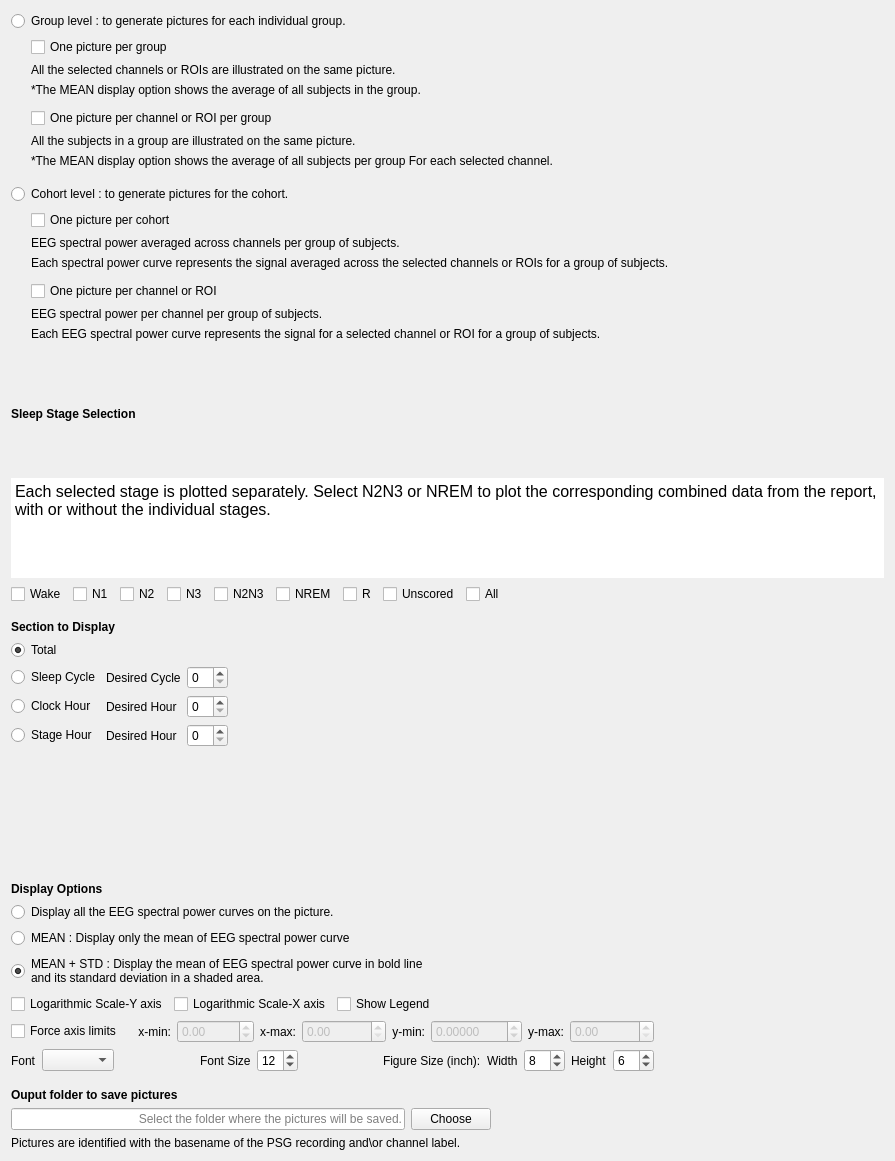
<?xml version="1.0" encoding="UTF-8"?>
<ui version="4.0">
 <class>OutputFiles</class>
 <widget class="QWidget" name="OutputFiles">
  <property name="geometry">
   <rect>
    <x>0</x>
    <y>0</y>
    <width>895</width>
    <height>1161</height>
   </rect>
  </property>
  <property name="windowTitle">
   <string/>
  </property>
  <layout class="QVBoxLayout" name="verticalLayout_5">
   <item>
    <layout class="QVBoxLayout" name="verticalLayout_8">
     <item>
      <layout class="QVBoxLayout" name="verticalLayout_10">
       <item>
        <widget class="QRadioButton" name="radioButton_report_level">
         <property name="font">
          <font>
           <italic>false</italic>
           <bold>false</bold>
          </font>
         </property>
         <property name="text">
          <string>Group level : to generate pictures for each individual group.</string>
         </property>
         <attribute name="buttonGroup">
          <string notr="true">buttonGroup_level</string>
         </attribute>
        </widget>
       </item>
       <item>
        <layout class="QHBoxLayout" name="horizontalLayout">
         <item>
          <spacer name="horizontalSpacer_2">
           <property name="orientation">
            <enum>Qt::Orientation::Horizontal</enum>
           </property>
           <property name="sizeType">
            <enum>QSizePolicy::Policy::Fixed</enum>
           </property>
           <property name="sizeHint" stdset="0">
            <size>
             <width>20</width>
             <height>20</height>
            </size>
           </property>
          </spacer>
         </item>
         <item>
          <layout class="QVBoxLayout" name="verticalLayout">
           <item>
            <widget class="QCheckBox" name="checkBox_group_avg">
             <property name="font">
              <font>
               <italic>false</italic>
               <bold>false</bold>
              </font>
             </property>
             <property name="toolTip">
              <string/>
             </property>
             <property name="text">
              <string>One picture per group</string>
             </property>
            </widget>
           </item>
           <item>
            <widget class="QLabel" name="label_9">
             <property name="text">
              <string>&lt;html&gt;&lt;head/&gt;&lt;body&gt;&lt;p&gt;All the selected channels or ROIs are illustrated on the same picture.&lt;/p&gt;&lt;/body&gt;&lt;/html&gt;</string>
             </property>
            </widget>
           </item>
           <item>
            <widget class="QLabel" name="label_2">
             <property name="text">
              <string>&lt;html&gt;&lt;head/&gt;&lt;body&gt;&lt;p&gt;*The MEAN display option shows the average of all subjects in the group.&lt;/p&gt;&lt;/body&gt;&lt;/html&gt;</string>
             </property>
            </widget>
           </item>
           <item>
            <spacer name="verticalSpacer_6">
             <property name="orientation">
              <enum>Qt::Orientation::Vertical</enum>
             </property>
             <property name="sizeType">
              <enum>QSizePolicy::Policy::Fixed</enum>
             </property>
             <property name="sizeHint" stdset="0">
              <size>
               <width>20</width>
               <height>5</height>
              </size>
             </property>
            </spacer>
           </item>
           <item>
            <widget class="QCheckBox" name="checkBox_group_sel">
             <property name="enabled">
              <bool>true</bool>
             </property>
             <property name="font">
              <font>
               <italic>false</italic>
               <bold>false</bold>
              </font>
             </property>
             <property name="toolTip">
              <string/>
             </property>
             <property name="text">
              <string>One picture per channel or ROI per group</string>
             </property>
            </widget>
           </item>
           <item>
            <widget class="QLabel" name="label_3">
             <property name="text">
              <string>&lt;html&gt;&lt;head/&gt;&lt;body&gt;&lt;p&gt;All the subjects in a group are illustrated on the same picture.&lt;/p&gt;&lt;/body&gt;&lt;/html&gt;</string>
             </property>
            </widget>
           </item>
           <item>
            <widget class="QLabel" name="label_10">
             <property name="text">
              <string>&lt;html&gt;&lt;head/&gt;&lt;body&gt;&lt;p&gt;*The MEAN display option shows the average of all subjects per group For each selected channel.&lt;/p&gt;&lt;/body&gt;&lt;/html&gt;</string>
             </property>
            </widget>
           </item>
          </layout>
         </item>
        </layout>
       </item>
      </layout>
     </item>
     <item>
      <spacer name="verticalSpacer_3">
       <property name="orientation">
        <enum>Qt::Orientation::Vertical</enum>
       </property>
       <property name="sizeType">
        <enum>QSizePolicy::Policy::Fixed</enum>
       </property>
       <property name="sizeHint" stdset="0">
        <size>
         <width>20</width>
         <height>10</height>
        </size>
       </property>
      </spacer>
     </item>
     <item>
      <layout class="QVBoxLayout" name="verticalLayout_11">
       <property name="sizeConstraint">
        <enum>QLayout::SizeConstraint::SetNoConstraint</enum>
       </property>
       <item>
        <widget class="QRadioButton" name="radioButton_cohort_level">
         <property name="font">
          <font>
           <italic>false</italic>
           <bold>false</bold>
          </font>
         </property>
         <property name="text">
          <string>Cohort level : to generate pictures for the cohort.</string>
         </property>
         <attribute name="buttonGroup">
          <string notr="true">buttonGroup_level</string>
         </attribute>
        </widget>
       </item>
       <item>
        <layout class="QHBoxLayout" name="horizontalLayout_2">
         <item>
          <spacer name="horizontalSpacer">
           <property name="orientation">
            <enum>Qt::Orientation::Horizontal</enum>
           </property>
           <property name="sizeType">
            <enum>QSizePolicy::Policy::Fixed</enum>
           </property>
           <property name="sizeHint" stdset="0">
            <size>
             <width>20</width>
             <height>20</height>
            </size>
           </property>
          </spacer>
         </item>
         <item>
          <layout class="QVBoxLayout" name="verticalLayout_2">
           <item>
            <widget class="QCheckBox" name="checkBox_cohort_avg">
             <property name="text">
              <string>One picture per cohort</string>
             </property>
             <property name="checked">
              <bool>false</bool>
             </property>
            </widget>
           </item>
           <item>
            <widget class="QLabel" name="label_11">
             <property name="text">
              <string>&lt;html&gt;&lt;head/&gt;&lt;body&gt;&lt;p&gt;EEG spectral power averaged across channels per group of subjects.&lt;/p&gt;&lt;/body&gt;&lt;/html&gt;</string>
             </property>
             <property name="wordWrap">
              <bool>false</bool>
             </property>
            </widget>
           </item>
           <item>
            <widget class="QLabel" name="label_19">
             <property name="text">
              <string>&lt;html&gt;&lt;head/&gt;&lt;body&gt;&lt;p&gt;Each spectral power curve represents the signal averaged across the selected channels or ROIs for a group of subjects.&lt;/p&gt;&lt;/body&gt;&lt;/html&gt;</string>
             </property>
             <property name="wordWrap">
              <bool>false</bool>
             </property>
            </widget>
           </item>
           <item>
            <spacer name="verticalSpacer_7">
             <property name="orientation">
              <enum>Qt::Orientation::Vertical</enum>
             </property>
             <property name="sizeType">
              <enum>QSizePolicy::Policy::Fixed</enum>
             </property>
             <property name="sizeHint" stdset="0">
              <size>
               <width>20</width>
               <height>5</height>
              </size>
             </property>
            </spacer>
           </item>
           <item>
            <widget class="QCheckBox" name="checkBox_cohort_sel">
             <property name="enabled">
              <bool>true</bool>
             </property>
             <property name="text">
              <string>One picture per channel or ROI</string>
             </property>
            </widget>
           </item>
           <item>
            <widget class="QLabel" name="label_12">
             <property name="text">
              <string>&lt;html&gt;&lt;head/&gt;&lt;body&gt;&lt;p&gt;EEG spectral power per channel per group of subjects.&lt;/p&gt;&lt;/body&gt;&lt;/html&gt;</string>
             </property>
             <property name="wordWrap">
              <bool>false</bool>
             </property>
            </widget>
           </item>
           <item>
            <widget class="QLabel" name="label_20">
             <property name="text">
              <string>&lt;html&gt;&lt;head/&gt;&lt;body&gt;&lt;p&gt;Each EEG spectral power curve represents the signal for a selected channel or ROI for a group of subjects.&lt;/p&gt;&lt;/body&gt;&lt;/html&gt;</string>
             </property>
             <property name="wordWrap">
              <bool>false</bool>
             </property>
            </widget>
           </item>
          </layout>
         </item>
        </layout>
       </item>
      </layout>
     </item>
     <item>
      <spacer name="verticalSpacer_4">
       <property name="orientation">
        <enum>Qt::Orientation::Vertical</enum>
       </property>
       <property name="sizeType">
        <enum>QSizePolicy::Policy::Fixed</enum>
       </property>
       <property name="sizeHint" stdset="0">
        <size>
         <width>20</width>
         <height>10</height>
        </size>
       </property>
      </spacer>
     </item>
     <item>
      <layout class="QVBoxLayout" name="verticalLayout_7">
       <item>
        <layout class="QGridLayout" name="gridLayout">
         <item row="1" column="0">
          <widget class="QLabel" name="label_8">
           <property name="text">
            <string>&lt;html&gt;&lt;head/&gt;&lt;body&gt;&lt;p&gt;&lt;span style=&quot; font-weight:700;&quot;&gt;Sleep Stage Selection&lt;/span&gt;&lt;/p&gt;&lt;/body&gt;&lt;/html&gt;</string>
           </property>
          </widget>
         </item>
         <item row="2" column="0">
          <widget class="QTextEdit" name="textEdit">
           <property name="minimumSize">
            <size>
             <width>0</width>
             <height>0</height>
            </size>
           </property>
           <property name="maximumSize">
            <size>
             <width>16777215</width>
             <height>100</height>
            </size>
           </property>
           <property name="tabletTracking">
            <bool>false</bool>
           </property>
           <property name="frameShape">
            <enum>QFrame::Shape::NoFrame</enum>
           </property>
           <property name="lineWidth">
            <number>0</number>
           </property>
           <property name="verticalScrollBarPolicy">
            <enum>Qt::ScrollBarPolicy::ScrollBarAlwaysOff</enum>
           </property>
           <property name="horizontalScrollBarPolicy">
            <enum>Qt::ScrollBarPolicy::ScrollBarAlwaysOff</enum>
           </property>
           <property name="readOnly">
            <bool>true</bool>
           </property>
           <property name="html">
            <string>&lt;!DOCTYPE HTML PUBLIC &quot;-//W3C//DTD HTML 4.0//EN&quot; &quot;http://www.w3.org/TR/REC-html40/strict.dtd&quot;&gt;
&lt;html&gt;&lt;head&gt;&lt;meta name=&quot;qrichtext&quot; content=&quot;1&quot; /&gt;&lt;meta charset=&quot;utf-8&quot; /&gt;&lt;style type=&quot;text/css&quot;&gt;
p, li { white-space: pre-wrap; }
hr { height: 1px; border-width: 0; }
li.unchecked::marker { content: &quot;\2610&quot;; }
li.checked::marker { content: &quot;\2612&quot;; }
&lt;/style&gt;&lt;/head&gt;&lt;body style=&quot; font-size:12pt; font-weight:400; font-style:normal;&quot;&gt;
&lt;p style=&quot; margin-top:0px; margin-bottom:0px; margin-left:0px; margin-right:0px; -qt-block-indent:0; text-indent:0px;&quot;&gt;Each selected stage is plotted separately. Select N2N3 or NREM to plot the corresponding combined data from the report, with or without the individual stages.&lt;/p&gt;&lt;/body&gt;&lt;/html&gt;</string>
           </property>
          </widget>
         </item>
        </layout>
       </item>
       <item>
        <layout class="QHBoxLayout" name="horizontalLayout_4">
         <item>
          <widget class="QCheckBox" name="checkBox_Wake">
           <property name="text">
            <string>Wake</string>
           </property>
          </widget>
         </item>
         <item>
          <widget class="QCheckBox" name="checkBox_N1">
           <property name="text">
            <string>N1</string>
           </property>
          </widget>
         </item>
         <item>
          <widget class="QCheckBox" name="checkBox_N2">
           <property name="text">
            <string>N2</string>
           </property>
          </widget>
         </item>
         <item>
          <widget class="QCheckBox" name="checkBox_N3">
           <property name="text">
            <string>N3</string>
           </property>
          </widget>
         </item>
         <item>
          <widget class="QCheckBox" name="checkBox_N2N3">
           <property name="text">
            <string>N2N3</string>
           </property>
          </widget>
         </item>
         <item>
          <widget class="QCheckBox" name="checkBox_NREM">
           <property name="text">
            <string>NREM</string>
           </property>
          </widget>
         </item>
         <item>
          <widget class="QCheckBox" name="checkBox_REM">
           <property name="text">
            <string>R</string>
           </property>
          </widget>
         </item>
         <item>
          <widget class="QCheckBox" name="checkBox_Unscored">
           <property name="text">
            <string>Unscored</string>
           </property>
          </widget>
         </item>
         <item>
          <widget class="QCheckBox" name="checkBox_All">
           <property name="text">
            <string>All</string>
           </property>
          </widget>
         </item>
         <item>
          <spacer name="horizontalSpacer_11">
           <property name="orientation">
            <enum>Qt::Orientation::Horizontal</enum>
           </property>
           <property name="sizeHint" stdset="0">
            <size>
             <width>40</width>
             <height>20</height>
            </size>
           </property>
          </spacer>
         </item>
        </layout>
       </item>
      </layout>
     </item>
     <item>
      <spacer name="verticalSpacer_8">
       <property name="orientation">
        <enum>Qt::Orientation::Vertical</enum>
       </property>
       <property name="sizeType">
        <enum>QSizePolicy::Policy::Fixed</enum>
       </property>
       <property name="sizeHint" stdset="0">
        <size>
         <width>20</width>
         <height>10</height>
        </size>
       </property>
      </spacer>
     </item>
     <item>
      <layout class="QHBoxLayout" name="horizontalLayout_6">
       <item>
        <layout class="QVBoxLayout" name="verticalLayout_6">
         <item>
          <widget class="QLabel" name="label_6">
           <property name="text">
            <string>&lt;html&gt;&lt;head/&gt;&lt;body&gt;&lt;p&gt;&lt;span style=&quot; font-weight:600;&quot;&gt;Section to Display&lt;/span&gt;&lt;/p&gt;&lt;/body&gt;&lt;/html&gt;</string>
           </property>
          </widget>
         </item>
         <item>
          <layout class="QVBoxLayout" name="verticalLayout_4">
           <property name="sizeConstraint">
            <enum>QLayout::SizeConstraint::SetMinimumSize</enum>
           </property>
           <item>
            <layout class="QGridLayout" name="gridLayout_4">
             <item row="2" column="1">
              <widget class="QLabel" name="label_7">
               <property name="text">
                <string>Desired Hour</string>
               </property>
              </widget>
             </item>
             <item row="1" column="1">
              <widget class="QLabel" name="label_17">
               <property name="text">
                <string>Desired Cycle</string>
               </property>
              </widget>
             </item>
             <item row="1" column="0">
              <widget class="QRadioButton" name="radioButton_sleep_cycle">
               <property name="text">
                <string>Sleep Cycle</string>
               </property>
               <attribute name="buttonGroup">
                <string notr="true">buttonGroup_section</string>
               </attribute>
              </widget>
             </item>
             <item row="1" column="2">
              <widget class="QSpinBox" name="spinBox_sleep_cycle"/>
             </item>
             <item row="2" column="2">
              <widget class="QSpinBox" name="spinBox_clock_hour"/>
             </item>
             <item row="3" column="2">
              <widget class="QSpinBox" name="spinBox_stage_hour"/>
             </item>
             <item row="1" column="3">
              <spacer name="horizontalSpacer_4">
               <property name="orientation">
                <enum>Qt::Orientation::Horizontal</enum>
               </property>
               <property name="sizeHint" stdset="0">
                <size>
                 <width>40</width>
                 <height>20</height>
                </size>
               </property>
              </spacer>
             </item>
             <item row="3" column="0">
              <widget class="QRadioButton" name="radioButton_stage_hour">
               <property name="text">
                <string>Stage Hour</string>
               </property>
               <attribute name="buttonGroup">
                <string notr="true">buttonGroup_section</string>
               </attribute>
              </widget>
             </item>
             <item row="0" column="0">
              <widget class="QRadioButton" name="radioButton_total">
               <property name="text">
                <string>Total</string>
               </property>
               <property name="checked">
                <bool>true</bool>
               </property>
               <attribute name="buttonGroup">
                <string notr="true">buttonGroup_section</string>
               </attribute>
              </widget>
             </item>
             <item row="3" column="1">
              <widget class="QLabel" name="label_18">
               <property name="text">
                <string>Desired Hour</string>
               </property>
              </widget>
             </item>
             <item row="2" column="0">
              <widget class="QRadioButton" name="radioButton_clock_hour">
               <property name="text">
                <string>Clock Hour</string>
               </property>
               <attribute name="buttonGroup">
                <string notr="true">buttonGroup_section</string>
               </attribute>
              </widget>
             </item>
             <item row="4" column="0">
              <spacer name="verticalSpacer_2">
               <property name="orientation">
                <enum>Qt::Orientation::Vertical</enum>
               </property>
               <property name="sizeHint" stdset="0">
                <size>
                 <width>20</width>
                 <height>40</height>
                </size>
               </property>
              </spacer>
             </item>
            </layout>
           </item>
          </layout>
         </item>
        </layout>
       </item>
      </layout>
     </item>
     <item>
      <spacer name="verticalSpacer_9">
       <property name="orientation">
        <enum>Qt::Orientation::Vertical</enum>
       </property>
       <property name="sizeType">
        <enum>QSizePolicy::Policy::Fixed</enum>
       </property>
       <property name="sizeHint" stdset="0">
        <size>
         <width>20</width>
         <height>10</height>
        </size>
       </property>
      </spacer>
     </item>
     <item>
      <widget class="QLabel" name="label">
       <property name="text">
        <string>&lt;html&gt;&lt;head/&gt;&lt;body&gt;&lt;p&gt;&lt;span style=&quot; font-weight:600;&quot;&gt;Display Options&lt;/span&gt;&lt;/p&gt;&lt;/body&gt;&lt;/html&gt;</string>
       </property>
      </widget>
     </item>
     <item>
      <layout class="QHBoxLayout" name="horizontalLayout_12">
       <item>
        <layout class="QGridLayout" name="gridLayout_6">
         <item row="3" column="0">
          <layout class="QHBoxLayout" name="horizontalLayout_14">
           <item>
            <widget class="QCheckBox" name="checkBox_force_axis">
             <property name="toolTip">
              <string>Enable this option for consistent axes across all pictures and define the axes limits. Otherwise, the axes are automatically determined based on the data.</string>
             </property>
             <property name="text">
              <string>Force axis limits   </string>
             </property>
            </widget>
           </item>
           <item>
            <widget class="QLabel" name="label_25">
             <property name="text">
              <string>x-min:</string>
             </property>
             <property name="alignment">
              <set>Qt::AlignmentFlag::AlignRight|Qt::AlignmentFlag::AlignTrailing|Qt::AlignmentFlag::AlignVCenter</set>
             </property>
            </widget>
           </item>
           <item>
            <widget class="DecimalSpinBox" name="doubleSpinBox_xmin">
             <property name="enabled">
              <bool>false</bool>
             </property>
             <property name="minimum">
              <double>-100.000000000000000</double>
             </property>
             <property name="maximum">
              <double>10000.000000000000000</double>
             </property>
             <property name="singleStep">
              <double>0.500000000000000</double>
             </property>
            </widget>
           </item>
           <item>
            <widget class="QLabel" name="label_26">
             <property name="text">
              <string>x-max:</string>
             </property>
             <property name="alignment">
              <set>Qt::AlignmentFlag::AlignRight|Qt::AlignmentFlag::AlignTrailing|Qt::AlignmentFlag::AlignVCenter</set>
             </property>
            </widget>
           </item>
           <item>
            <widget class="DecimalSpinBox" name="doubleSpinBox_xmax">
             <property name="enabled">
              <bool>false</bool>
             </property>
             <property name="minimum">
              <double>0.000000000000000</double>
             </property>
             <property name="maximum">
              <double>100000.000000000000000</double>
             </property>
             <property name="singleStep">
              <double>0.500000000000000</double>
             </property>
            </widget>
           </item>
           <item>
            <widget class="QLabel" name="label_27">
             <property name="text">
              <string>y-min:</string>
             </property>
             <property name="alignment">
              <set>Qt::AlignmentFlag::AlignRight|Qt::AlignmentFlag::AlignTrailing|Qt::AlignmentFlag::AlignVCenter</set>
             </property>
            </widget>
           </item>
           <item>
            <widget class="DecimalSpinBox" name="doubleSpinBox_ymin">
             <property name="enabled">
              <bool>false</bool>
             </property>
             <property name="decimals">
              <number>5</number>
             </property>
             <property name="toolTip">
              <string>Enter a positive value for a logarithmic Y axis, for example 0.00001 or 0,00001.</string>
             </property>
             <property name="minimum">
              <double>-10.000000000000000</double>
             </property>
             <property name="maximum">
              <double>1000.000000000000000</double>
             </property>
             <property name="singleStep">
              <double>50.000000000000000</double>
             </property>
            </widget>
           </item>
           <item>
            <widget class="QLabel" name="label_28">
             <property name="text">
              <string>y-max:</string>
             </property>
             <property name="alignment">
              <set>Qt::AlignmentFlag::AlignRight|Qt::AlignmentFlag::AlignTrailing|Qt::AlignmentFlag::AlignVCenter</set>
             </property>
            </widget>
           </item>
           <item>
            <widget class="DecimalSpinBox" name="doubleSpinBox_ymax">
             <property name="enabled">
              <bool>false</bool>
             </property>
             <property name="minimum">
              <double>0.000000000000000</double>
             </property>
             <property name="maximum">
              <double>100000000000000000000.000000000000000</double>
             </property>
             <property name="singleStep">
              <double>50.000000000000000</double>
             </property>
            </widget>
           </item>
          </layout>
         </item>
         <item row="1" column="0">
          <layout class="QVBoxLayout" name="verticalLayout_13">
           <item>
            <widget class="QRadioButton" name="radioButton_all">
             <property name="text">
              <string>Display all the EEG spectral power curves on the picture.</string>
             </property>
             <attribute name="buttonGroup">
              <string notr="true">buttonGroup_display</string>
             </attribute>
            </widget>
           </item>
           <item>
            <widget class="QRadioButton" name="radioButton_mean">
             <property name="text">
              <string>MEAN : Display only the mean of EEG spectral power curve</string>
             </property>
             <attribute name="buttonGroup">
              <string notr="true">buttonGroup_display</string>
             </attribute>
            </widget>
           </item>
           <item>
            <widget class="QRadioButton" name="radioButton_meanstd">
             <property name="sizePolicy">
              <sizepolicy hsizetype="Minimum" vsizetype="Fixed">
               <horstretch>0</horstretch>
               <verstretch>0</verstretch>
              </sizepolicy>
             </property>
             <property name="minimumSize">
              <size>
               <width>0</width>
               <height>0</height>
              </size>
             </property>
             <property name="text">
              <string>MEAN + STD : Display the mean of EEG spectral power curve in bold line
and its standard deviation in a shaded area.</string>
             </property>
             <property name="checked">
              <bool>true</bool>
             </property>
             <attribute name="buttonGroup">
              <string notr="true">buttonGroup_display</string>
             </attribute>
            </widget>
           </item>
          </layout>
         </item>
         <item row="2" column="0">
          <layout class="QHBoxLayout" name="horizontalLayout_13">
           <item>
            <widget class="QCheckBox" name="checkBox_log_y">
             <property name="text">
              <string>Logarithmic Scale-Y axis</string>
             </property>
            </widget>
           </item>
           <item>
            <widget class="QCheckBox" name="checkBox_log_x">
             <property name="text">
              <string>Logarithmic Scale-X axis</string>
             </property>
            </widget>
           </item>
           <item>
            <widget class="QCheckBox" name="checkBox_legend">
             <property name="text">
              <string>Show Legend</string>
             </property>
             <property name="checked">
              <bool>false</bool>
             </property>
            </widget>
           </item>
           <item>
            <spacer name="horizontalSpacer_9">
             <property name="orientation">
              <enum>Qt::Orientation::Horizontal</enum>
             </property>
             <property name="sizeHint" stdset="0">
              <size>
               <width>40</width>
               <height>20</height>
              </size>
             </property>
            </spacer>
           </item>
          </layout>
         </item>
         <item row="4" column="0">
          <layout class="QHBoxLayout" name="horizontalLayout_disp">
           <item>
            <widget class="QLabel" name="label_13">
             <property name="text">
              <string>Font</string>
             </property>
            </widget>
           </item>
           <item>
            <widget class="QComboBox" name="fontComboBox">
             <property name="toolTip">
              <string>Only font families available in both Qt and Matplotlib are listed. If a saved font is unavailable, select another font for the PDF.</string>
             </property>
             <property name="editable">
              <bool>false</bool>
             </property>
            </widget>
           </item>
           <item>
            <spacer name="horizontalSpacer_5">
             <property name="orientation">
              <enum>Qt::Orientation::Horizontal</enum>
             </property>
             <property name="sizeHint" stdset="0">
              <size>
               <width>40</width>
               <height>20</height>
              </size>
             </property>
            </spacer>
           </item>
           <item>
            <widget class="QLabel" name="label_FontSize">
             <property name="text">
              <string>Font Size</string>
             </property>
            </widget>
           </item>
           <item>
            <widget class="QSpinBox" name="spinBox_fontsize">
             <property name="value">
              <number>12</number>
             </property>
            </widget>
           </item>
           <item>
            <spacer name="horizontalSpacer_6">
             <property name="orientation">
              <enum>Qt::Orientation::Horizontal</enum>
             </property>
             <property name="sizeHint" stdset="0">
              <size>
               <width>40</width>
               <height>20</height>
              </size>
             </property>
            </spacer>
           </item>
           <item>
            <widget class="QLabel" name="label_14">
             <property name="text">
              <string>Figure Size (inch):</string>
             </property>
            </widget>
           </item>
           <item>
            <widget class="QLabel" name="label_16">
             <property name="text">
              <string>Width</string>
             </property>
            </widget>
           </item>
           <item>
            <widget class="QSpinBox" name="spinBox_figwidth">
             <property name="toolTip">
              <string>PDF page width in inches. Increase it if the labels or legend do not fit.</string>
             </property>
             <property name="minimum">
              <number>1</number>
             </property>
             <property name="value">
              <number>8</number>
             </property>
            </widget>
           </item>
           <item>
            <widget class="QLabel" name="label_15">
             <property name="text">
              <string>Height</string>
             </property>
            </widget>
           </item>
           <item>
            <widget class="QSpinBox" name="spinBox_figheight">
             <property name="toolTip">
              <string>PDF page height in inches. Increase it if the labels or legend do not fit.</string>
             </property>
             <property name="minimum">
              <number>1</number>
             </property>
             <property name="value">
              <number>6</number>
             </property>
            </widget>
           </item>
          </layout>
         </item>
        </layout>
       </item>
       <item>
        <spacer name="horizontalSpacer_7">
         <property name="orientation">
          <enum>Qt::Orientation::Horizontal</enum>
         </property>
         <property name="sizeHint" stdset="0">
          <size>
           <width>40</width>
           <height>20</height>
          </size>
         </property>
        </spacer>
       </item>
      </layout>
     </item>
     <item>
      <spacer name="verticalSpacer_5">
       <property name="orientation">
        <enum>Qt::Orientation::Vertical</enum>
       </property>
       <property name="sizeType">
        <enum>QSizePolicy::Policy::Fixed</enum>
       </property>
       <property name="sizeHint" stdset="0">
        <size>
         <width>20</width>
         <height>10</height>
        </size>
       </property>
      </spacer>
     </item>
     <item>
      <layout class="QVBoxLayout" name="verticalLayout_9">
       <item>
        <widget class="QLabel" name="label_4">
         <property name="text">
          <string>&lt;html&gt;&lt;head/&gt;&lt;body&gt;&lt;p&gt;&lt;span style=&quot; font-weight:600;&quot;&gt;Ouput folder to save pictures&lt;/span&gt;&lt;/p&gt;&lt;/body&gt;&lt;/html&gt;</string>
         </property>
        </widget>
       </item>
       <item>
        <layout class="QHBoxLayout" name="horizontalLayout_3">
         <item>
          <widget class="QLineEdit" name="lineEdit_output">
           <property name="minimumSize">
            <size>
             <width>0</width>
             <height>0</height>
            </size>
           </property>
           <property name="maximumSize">
            <size>
             <width>900</width>
             <height>16777215</height>
            </size>
           </property>
           <property name="alignment">
            <set>Qt::AlignmentFlag::AlignRight|Qt::AlignmentFlag::AlignTrailing|Qt::AlignmentFlag::AlignVCenter</set>
           </property>
           <property name="placeholderText">
            <string>Select the folder where the pictures will be saved.</string>
           </property>
          </widget>
         </item>
         <item>
          <widget class="QPushButton" name="pushButton_choose">
           <property name="minimumSize">
            <size>
             <width>80</width>
             <height>0</height>
            </size>
           </property>
           <property name="maximumSize">
            <size>
             <width>50</width>
             <height>16777215</height>
            </size>
           </property>
           <property name="text">
            <string>Choose</string>
           </property>
          </widget>
         </item>
         <item>
          <spacer name="horizontalSpacer_3">
           <property name="orientation">
            <enum>Qt::Orientation::Horizontal</enum>
           </property>
           <property name="sizeType">
            <enum>QSizePolicy::Policy::Expanding</enum>
           </property>
           <property name="sizeHint" stdset="0">
            <size>
             <width>40</width>
             <height>20</height>
            </size>
           </property>
          </spacer>
         </item>
        </layout>
       </item>
       <item>
        <widget class="QLabel" name="label_5">
         <property name="text">
          <string>Pictures are identified with the basename of the PSG recording and\or channel label.</string>
         </property>
        </widget>
       </item>
      </layout>
     </item>
    </layout>
   </item>
  </layout>
 </widget>
 <customwidgets>
  <customwidget>
   <class>DecimalSpinBox</class>
   <extends>QDoubleSpinBox</extends>
   <header>CEAMSTools.PSAImages.OutputFiles.DecimalSpinBox</header>
  </customwidget>
 </customwidgets>
 <resources>
  <include location="../../../../../snooz-toolbox/src/main/python/ui/themes/themes.qrc"/>
 </resources>
 <connections>
  <connection>
   <sender>pushButton_choose</sender>
   <signal>clicked()</signal>
   <receiver>OutputFiles</receiver>
   <slot>choose_slot()</slot>
   <hints>
    <hint type="sourcelabel">
     <x>677</x>
     <y>421</y>
    </hint>
    <hint type="destinationlabel">
     <x>624</x>
     <y>308</y>
    </hint>
   </hints>
  </connection>
  <connection>
   <sender>checkBox_cohort_avg</sender>
   <signal>clicked()</signal>
   <receiver>OutputFiles</receiver>
   <slot>out_options_slot()</slot>
   <hints>
    <hint type="sourcelabel">
     <x>459</x>
     <y>228</y>
    </hint>
    <hint type="destinationlabel">
     <x>446</x>
     <y>312</y>
    </hint>
   </hints>
  </connection>
  <connection>
   <sender>checkBox_cohort_sel</sender>
   <signal>clicked()</signal>
   <receiver>OutputFiles</receiver>
   <slot>out_options_slot()</slot>
   <hints>
    <hint type="sourcelabel">
     <x>459</x>
     <y>286</y>
    </hint>
    <hint type="destinationlabel">
     <x>446</x>
     <y>312</y>
    </hint>
   </hints>
  </connection>
  <connection>
   <sender>checkBox_group_avg</sender>
   <signal>clicked()</signal>
   <receiver>OutputFiles</receiver>
   <slot>out_options_slot()</slot>
   <hints>
    <hint type="sourcelabel">
     <x>459</x>
     <y>58</y>
    </hint>
    <hint type="destinationlabel">
     <x>446</x>
     <y>312</y>
    </hint>
   </hints>
  </connection>
  <connection>
   <sender>checkBox_group_sel</sender>
   <signal>clicked()</signal>
   <receiver>OutputFiles</receiver>
   <slot>out_options_slot()</slot>
   <hints>
    <hint type="sourcelabel">
     <x>459</x>
     <y>124</y>
    </hint>
    <hint type="destinationlabel">
     <x>446</x>
     <y>312</y>
    </hint>
   </hints>
  </connection>
 </connections>
 <slots>
  <slot>choose_slot()</slot>
  <slot>out_options_slot()</slot>
 </slots>
 <buttongroups>
  <buttongroup name="buttonGroup_level"/>
  <buttongroup name="buttonGroup_section"/>
  <buttongroup name="buttonGroup_display"/>
 </buttongroups>
</ui>
